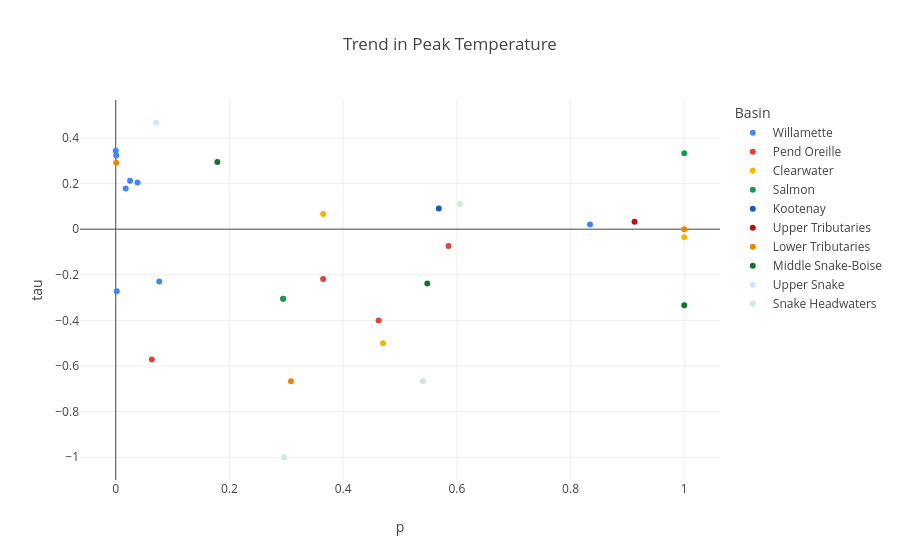
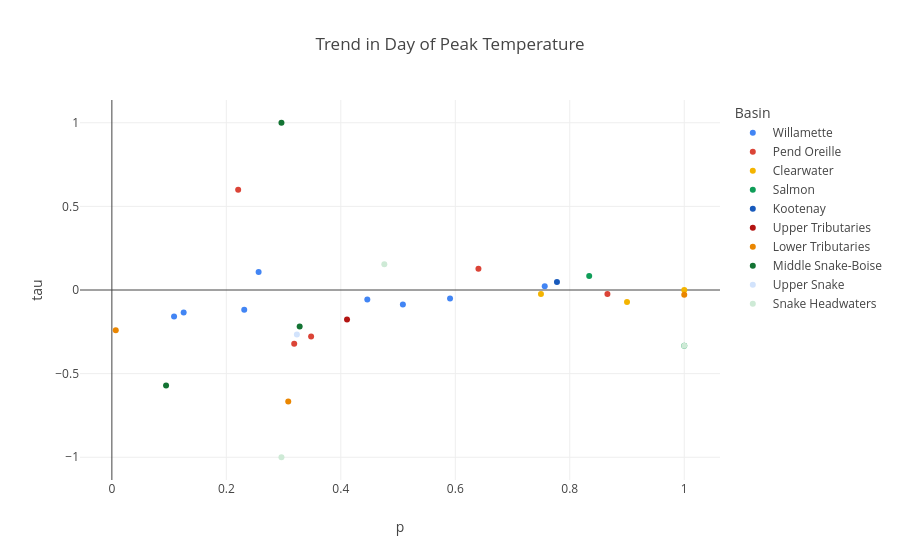
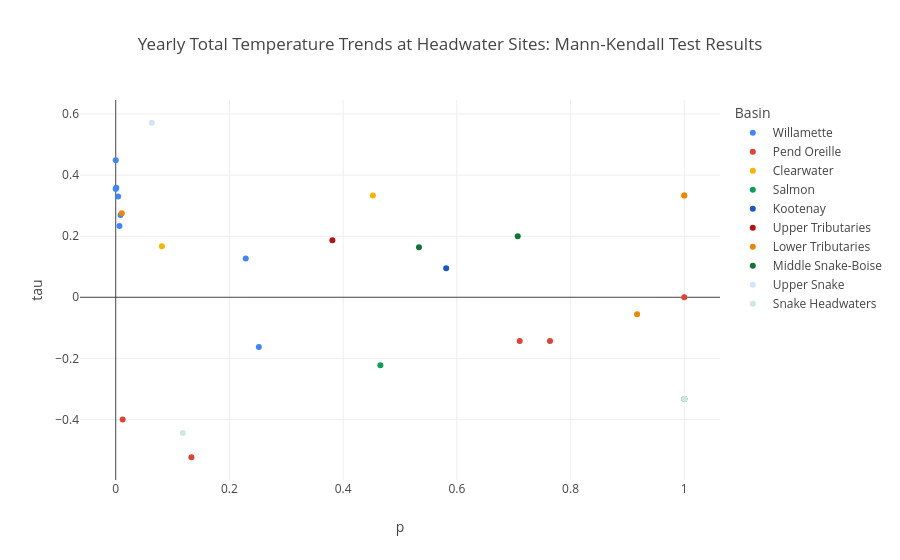
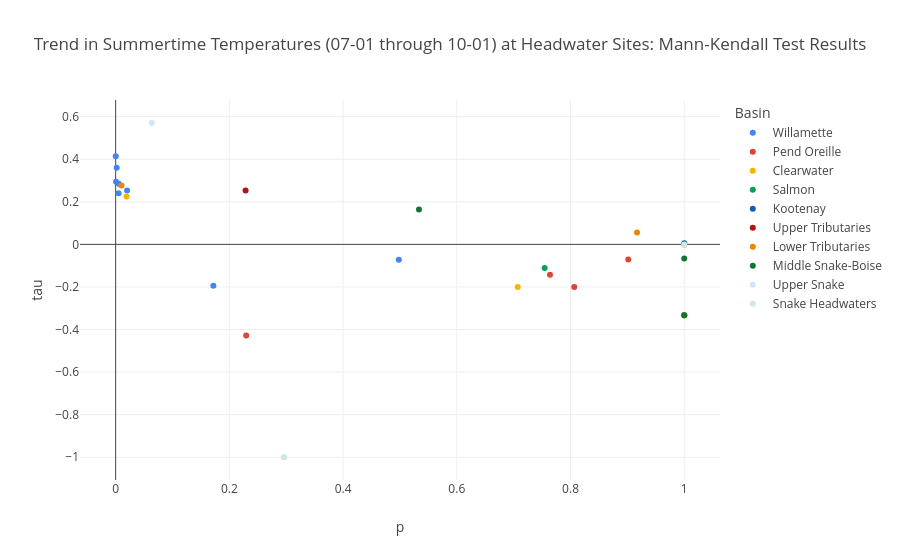

Notebook cell for these charts, in order:
### Code cell
import plotly.express as px
import plotly.graph_objects as go
from plotly.validators.scatter.marker import SymbolValidator
vals = SymbolValidator().values
import plotly.io as pio
# pio.templates.default = 'plotly_white'
pio.templates["google"] = go.layout.Template(
    layout_colorway=['#4285F4', '#DB4437', '#F4B400', '#0F9D58',
                     '#185ABC', '#B31412', '#EA8600', '#137333',
                     '#d2e3fc', '#ceead6']
)

# setting Google color palette as default
pio.templates.default = "google"


for result in [
    ('peakT', peakT), 
    ('PeakTDOY', peakTDOY), 
    ('totalT',totalT),
    ('summerT',summerT),
    ('winterT', winterT),
    ('fallT', fallT)
    ]:
    # kmeans = KMeans(n_clusters=4, init='random')
    # kmeans.fit(result[1][['p','tau']])
#     fig = px.scatter(result, 'p', 'tau', color=kmeans.labels_,
# #                      title=f'{result}',
#                      hover_data={'Cluster': kmeans.labels_, 'Site': result['sites'], 'Trend': result['trend']},
#                      labels={'color':'Cluster'})

    fig = go.Figure()
    
    
#     marker_styles = {
#     'increasing': {'color':'green', 'symbol':'triangle-up', 'size': 10},
#     'decreasing': {'color':'red', 'symbol':'triangle-down', 'size': 10},
#     'no trend': {'color':'blue', 'symbol':'circle', 'size': 5}
#     }
    
# #     for site in result[1]['sites'].unique():
# #         site_data = result[1][result[1]['sites']==site]
# #         fig.add_trace(
# #             go.Scatter(
# #                 y=site_data['tau'],
# #                 x=site_data['p'],
# #                 mode='markers',
# #                 name=site,
# #                 text = site_data
# #             )
# #         )
    
#     for trend in result[1]['trend'].unique():
#         trend_data = result[1][result[1]['trend']==trend]
#         fig.add_trace(
#             go.Scatter(
#                 y=trend_data['tau'],
#                 x=trend_data['p'],
#                 mode='markers',
#                 name=trend,
#                 marker=dict(
#                     color=marker_styles[trend]['color'],
#                     symbol=marker_styles[trend]['symbol'],
#                     size=marker_styles[trend]['size']),
#                 text = trend_data['sites'],
#                 hovertemplate='<b>Site:</b> %{text}<br><b>P-value:</b> %{x}<br><b>Tau:</b> %{y}'
                
                
#             )
#         )

    marker_styles = {
    'increasing': {'color':'green', 'symbol':'triangle-up', 'size': 10},
    'decreasing': {'color':'red', 'symbol':'triangle-down', 'size': 10},
    'no trend': {'color':'blue', 'symbol':'circle', 'size': 5}
    }


    # def Setshape (x):
    #     vals = SymbolValidator().values
    #     return vals[3*x]
    
    for basin in result[1]['basin'].unique():
        basin_data = result[1][(result[1]['basin']==basin)]
        # basin_data = result[1][result[1]['basin']==basin]
        # print(basin_data)
        # print(list(basin_data['trend'])[0])
        # print(marker_styles[basin_data['trend'][0]]['symbol'])
        fig.add_trace(
            go.Scatter(
                y=basin_data['tau'],
                x=basin_data['p'],
                mode='markers',
                name=basin,
                # symbol =list(map(Setshape, basin_data['trend'])),
                # marker=dict(
                    # symbol=basin_data['trend']
                    # color=marker_styles[trend]['color'],
                    # symbol=marker_styles[list(basin_data['trend'])[0]]['symbol'],
                    # size=marker_styles[trend]['size']
                # ),
                text = basin_data['sites'],
                # hover_data={'Basin': basin_data['basin'], 'Site': basin_data['sites'], 'Trend': basin_data['trend'],},
                hovertemplate='<b>Site:</b> %{text}<br><b>P-value:</b> %{x}<br><b>Tau:</b> %{y}<br><b>Trend:</b> %{trend}'
    
            )
        )

    # for basin in result[1]['basin'].unique():
    #     for trend in result[1]['trend'].unique():
    #         basin_data = result[1][(result[1]['trend']==trend) & (result[1]['basin']==basin)]
    #         # basin_data = result[1][result[1]['basin']==basin]
    #         # print(basin_data)
    #         # print(trend)
    #         # print(list(basin_data['trend'])[0])
    #         # print(marker_styles[basin_data['trend'][0]]['symbol'])
    #         fig.add_trace(
    #             go.Scatter(
    #                 y=basin_data['tau'],
    #                 x=basin_data['p'],
    #                 mode='markers',
    #                 name=basin,
    #                 marker=dict(
    #                     # symbol=basin_data['trend']
    #                     # color=marker_styles[trend]['color'],
    #                     # symbol=marker_styles[list(basin_data['trend'])[0]]['symbol'],
    #                     # size=marker_styles[trend]['size']
    #                 ),
    #                 text = basin_data['sites'] + 'Trend: ' + basin_data['trend'],
    #                 hovertemplate=f'<b>Site:</b> %{text}<br><b>P-value:</b> %{x}<br><b>Tau:</b> %{y}<br><b>Trend:</b> %{basin_data['trend']}'
        
    #             )
    #         )
    
    # for basin in result[1]['basin'].unique():
    #     basin_data = result[1][result[1]['basin']==basin]
    #     # print(basin_data['trend'])
    #     for _, row in basin_data.iterrows():
    #         # print(_)
    #         # print(row)
    #         fig.add_trace(
    #             go.Scatter(
    #                 y=basin_data['tau'],
    #                 x=basin_data['p'],
    #                 mode='markers',
    #                 name=row['basin'],
    #                 # marker=dict(
    #                     # symbol=basin_data['trend']
    #                     # color=marker_styles[trend]['color'],
    #                     # symbol=marker_styles[trend]['symbol'],
    #                 #     size=marker_styles[trend]['size']
    #                 # ),
    #                 text = row,
    #                 hovertemplate='<b>Site:</b> %{text}<br><b>P-value:</b> %{x}<br><b>Tau:</b> %{y}'
        
    #             )
    #     )
        
    if result[0]=='peakT':
        title= 'Trend in Peak Temperature'
    elif result[0]=='PeakTDOY':
        title= 'Trend in Day of Peak Temperature'
    elif result[0]=='totalT':
        title= 'Yearly Total Temperature Trends at Headwater Sites: Mann-Kendall Test Results'
    elif result[0]=='summerT':
        title='Trend in Summertime Temperatures (07-01 through 10-01) at Headwater Sites: Mann-Kendall Test Results'
    elif result[0]=='winterT':
        title='Trend in Wintertime Temperatures (01-01 through 4-01) at Headwater Sites: Mann-Kendall Test Results'
    elif result[0]=='fallT':
        title='Trend in Fall Temperatures (10-01 through 12-31) at Headwater Sites: Mann-Kendall Test Results'
       

    
    
    fig.update_layout(
        title=title,
        xaxis_title = 'p',
        yaxis_title = 'tau',
        legend_title = 'Basin',
        legend = dict(
            itemclick='toggle',
            itemdoubleclick = 'toggleothers'),
        # autosize=False,
        # width=1200,
        # height=400,
    )
    fig.show()
    
    # with open('HeadwaterSites_MK_Results.html', 'a') as f:
    #     f.write(fig.to_html(full_html=False, include_plotlyjs='cdn', default_width=1200, default_height=400))

### Figure 1 — Plotly figure (JSON) as saved in the notebook; plotly's stock layout.template omitted (floating-point values rounded to 4 significant figures)
{"data": [{"hovertemplate": "<b>Site:</b> %{text}<br><b>P-value:</b> %{x}<br><b>Tau:</b> %{y}<br><b>Trend:</b> %{trend}", "mode": "markers", "name": "Willamette", "text": ["So Fk Mckenzie River Abv Cougar Lake Nr Rainbow OR", "Lookout Creek Near Blue River, OR", "South Santiam River Below Cascadia, OR", "Quartzville Creak Near Cascadia, OR", "Blowout Creek Near Detroit, OR", "No Santiam R Blw Boulder Crk, Nr Detroit, OR", "Breitenbush R Abc French Cr Nr Detroit, OR", "South Fork Bull Run River Near Bull Run, OR"], "type": "scatter", "x": [0.001794, 0.02519, 0.0009352, 0.03842, 0.07664, 0.01745, 6.462e-07, 0.8342], "y": [-0.2718, 0.2119, 0.3233, 0.2049, -0.2299, 0.1786, 0.3443, 0.02027]}, {"hovertemplate": "<b>Site:</b> %{text}<br><b>P-value:</b> %{x}<br><b>Tau:</b> %{y}<br><b>Trend:</b> %{trend}", "mode": "markers", "name": "Pend Oreille", "text": ["Bitterroot River near Darby MT", "Clark Fork ab Little Blackfoot R nr Garrison MT", "Little Blackfoot River near Garrison MT", "Swan River near Bigfork, MT", "Blackfoot R ab Nevada Cr nr Helmville MT"], "type": "scatter", "x": [0.5854, 0.06349, 0.2945, 0.3648, 0.4624], "y": [-0.07389, -0.5714, -0.3056, -0.2182, -0.4]}, {"hovertemplate": "<b>Site:</b> %{text}<br><b>P-value:</b> %{x}<br><b>Tau:</b> %{y}<br><b>Trend:</b> %{trend}", "mode": "markers", "name": "Clearwater", "text": ["Nf Clearwater River Nr Canyon Ranger Station ID", "Lochsa River Nr Lowell ID", "Sf Clearwater River At Stites ID"], "type": "scatter", "x": [0.3649, 0.4701, 1], "y": [0.06639, -0.5, -0.03571]}, {"hovertemplate": "<b>Site:</b> %{text}<br><b>P-value:</b> %{x}<br><b>Tau:</b> %{y}<br><b>Trend:</b> %{trend}", "mode": "markers", "name": "Salmon", "text": ["Pahsimeroi River at Ellis ID", "Salmon River Nr Shoup ID"], "type": "scatter", "x": [1, 0.2945], "y": [0.3333, -0.3056]}, {"hovertemplate": "<b>Site:</b> %{text}<br><b>P-value:</b> %{x}<br><b>Tau:</b> %{y}<br><b>Trend:</b> %{trend}", "mode": "markers", "name": "Kootenay", "text": ["Fisher River near Libby, MT"], "type": "scatter", "x": [0.5682], "y": [0.09091]}, {"hovertemplate": "<b>Site:</b> %{text}<br><b>P-value:</b> %{x}<br><b>Tau:</b> %{y}<br><b>Trend:</b> %{trend}", "mode": "markers", "name": "Upper Tributaries", "text": ["Similkameen River Near Nighthawk, WA"], "type": "scatter", "x": [0.9126], "y": [0.03297]}, {"hovertemplate": "<b>Site:</b> %{text}<br><b>P-value:</b> %{x}<br><b>Tau:</b> %{y}<br><b>Trend:</b> %{trend}", "mode": "markers", "name": "Lower Tributaries", "text": ["John Day River At Mcdonald Ferry, OR", "Metolius River Near Grandview, OR", "Crooked River Blw Osborne Canyon, Nr Opal City, OR"], "type": "scatter", "x": [1, 0.0008671, 0.3082], "y": [0, 0.2915, -0.6667]}, {"hovertemplate": "<b>Site:</b> %{text}<br><b>P-value:</b> %{x}<br><b>Tau:</b> %{y}<br><b>Trend:</b> %{trend}", "mode": "markers", "name": "Middle Snake-Boise", "text": ["Boise River Nr Twin Springs, ID", "Sf Boise River Nr Featherville ID", "South Fork Payette River At Lowman, ID"], "type": "scatter", "x": [0.1787, 0.548, 1], "y": [0.2949, -0.2381, -0.3333]}, {"hovertemplate": "<b>Site:</b> %{text}<br><b>P-value:</b> %{x}<br><b>Tau:</b> %{y}<br><b>Trend:</b> %{trend}", "mode": "markers", "name": "Upper Snake", "text": ["Portneuf River At Topad ID"], "type": "scatter", "x": [0.07133], "y": [0.4667]}, {"hovertemplate": "<b>Site:</b> %{text}<br><b>P-value:</b> %{x}<br><b>Tau:</b> %{y}<br><b>Trend:</b> %{trend}", "mode": "markers", "name": "Snake Headwaters", "text": ["Salt River Above Reservoir, Near Etna, WY", "Buffalo Fork Ab Lava Creek Nr Moran WY", "Hoback River Near Jackson, WY"], "type": "scatter", "x": [0.6053, 0.5403, 0.2963], "y": [0.1099, -0.6667, -1]}], "layout": {"autosize": true, "legend": {"itemclick": "toggle", "itemdoubleclick": "toggleothers", "title": {"text": "Basin"}}, "title": {"text": "Trend in Peak Temperature"}, "xaxis": {"autorange": true, "range": [-0.06128, 1.061], "title": {"text": "p"}, "type": "linear"}, "yaxis": {"autorange": true, "range": [-1.121, 0.5877], "title": {"text": "tau"}, "type": "linear"}}}

### Figure 2 — Plotly figure (JSON) as saved in the notebook; plotly's stock layout.template omitted (floating-point values rounded to 4 significant figures)
{"data": [{"hovertemplate": "<b>Site:</b> %{text}<br><b>P-value:</b> %{x}<br><b>Tau:</b> %{y}<br><b>Trend:</b> %{trend}", "mode": "markers", "name": "Willamette", "text": ["So Fk Mckenzie River Abv Cougar Lake Nr Rainbow OR", "Lookout Creek Near Blue River, OR", "South Santiam River Below Cascadia, OR", "Quartzville Creak Near Cascadia, OR", "Blowout Creek Near Detroit, OR", "No Santiam R Blw Boulder Crk, Nr Detroit, OR", "Breitenbush R Abc French Cr Nr Detroit, OR", "South Fork Bull Run River Near Bull Run, OR"], "type": "scatter", "x": [0.1254, 0.5908, 0.2313, 0.1087, 0.5084, 0.4463, 0.7562, 0.2564], "y": [-0.1338, -0.05152, -0.1176, -0.159, -0.08736, -0.05751, 0.02171, 0.1069]}, {"hovertemplate": "<b>Site:</b> %{text}<br><b>P-value:</b> %{x}<br><b>Tau:</b> %{y}<br><b>Trend:</b> %{trend}", "mode": "markers", "name": "Pend Oreille", "text": ["Bitterroot River near Darby MT", "Clark Fork ab Little Blackfoot R nr Garrison MT", "Little Blackfoot River near Garrison MT", "Swan River near Bigfork, MT", "Blackfoot R ab Nevada Cr nr Helmville MT"], "type": "scatter", "x": [0.8658, 0.3186, 0.3481, 0.6404, 0.2207], "y": [-0.02463, -0.3214, -0.2778, 0.1273, 0.6]}, {"hovertemplate": "<b>Site:</b> %{text}<br><b>P-value:</b> %{x}<br><b>Tau:</b> %{y}<br><b>Trend:</b> %{trend}", "mode": "markers", "name": "Clearwater", "text": ["Nf Clearwater River Nr Canyon Ranger Station ID", "Lochsa River Nr Lowell ID", "Sf Clearwater River At Stites ID"], "type": "scatter", "x": [0.7497, 1, 0.9], "y": [-0.02381, 0, -0.07143]}, {"hovertemplate": "<b>Site:</b> %{text}<br><b>P-value:</b> %{x}<br><b>Tau:</b> %{y}<br><b>Trend:</b> %{trend}", "mode": "markers", "name": "Salmon", "text": ["Pahsimeroi River at Ellis ID", "Salmon River Nr Shoup ID"], "type": "scatter", "x": [1, 0.8339], "y": [-0.3333, 0.08333]}, {"hovertemplate": "<b>Site:</b> %{text}<br><b>P-value:</b> %{x}<br><b>Tau:</b> %{y}<br><b>Trend:</b> %{trend}", "mode": "markers", "name": "Kootenay", "text": ["Fisher River near Libby, MT"], "type": "scatter", "x": [0.7776], "y": [0.04762]}, {"hovertemplate": "<b>Site:</b> %{text}<br><b>P-value:</b> %{x}<br><b>Tau:</b> %{y}<br><b>Trend:</b> %{trend}", "mode": "markers", "name": "Upper Tributaries", "text": ["Similkameen River Near Nighthawk, WA"], "type": "scatter", "x": [0.4108], "y": [-0.1758]}, {"hovertemplate": "<b>Site:</b> %{text}<br><b>P-value:</b> %{x}<br><b>Tau:</b> %{y}<br><b>Trend:</b> %{trend}", "mode": "markers", "name": "Lower Tributaries", "text": ["John Day River At Mcdonald Ferry, OR", "Metolius River Near Grandview, OR", "Crooked River Blw Osborne Canyon, Nr Opal City, OR"], "type": "scatter", "x": [1, 0.006787, 0.3082], "y": [-0.02778, -0.2401, -0.6667]}, {"hovertemplate": "<b>Site:</b> %{text}<br><b>P-value:</b> %{x}<br><b>Tau:</b> %{y}<br><b>Trend:</b> %{trend}", "mode": "markers", "name": "Middle Snake-Boise", "text": ["Boise River Nr Twin Springs, ID", "Sf Boise River Nr Featherville ID", "South Fork Payette River At Lowman, ID"], "type": "scatter", "x": [0.3281, 0.09472, 0.2963], "y": [-0.2179, -0.5714, 1]}, {"hovertemplate": "<b>Site:</b> %{text}<br><b>P-value:</b> %{x}<br><b>Tau:</b> %{y}<br><b>Trend:</b> %{trend}", "mode": "markers", "name": "Upper Snake", "text": ["Portneuf River At Topad ID"], "type": "scatter", "x": [0.3232], "y": [-0.2667]}, {"hovertemplate": "<b>Site:</b> %{text}<br><b>P-value:</b> %{x}<br><b>Tau:</b> %{y}<br><b>Trend:</b> %{trend}", "mode": "markers", "name": "Snake Headwaters", "text": ["Salt River Above Reservoir, Near Etna, WY", "Buffalo Fork Ab Lava Creek Nr Moran WY", "Hoback River Near Jackson, WY"], "type": "scatter", "x": [0.476, 1, 0.2963], "y": [0.1538, -0.3333, -1]}], "layout": {"autosize": true, "legend": {"itemclick": "toggle", "itemdoubleclick": "toggleothers", "title": {"text": "Basin"}}, "title": {"text": "Trend in Day of Peak Temperature"}, "xaxis": {"autorange": true, "range": [-0.05408, 1.061], "title": {"text": "p"}, "type": "linear"}, "yaxis": {"autorange": true, "range": [-1.165, 1.165], "title": {"text": "tau"}, "type": "linear"}}}

### Figure 3 — Plotly figure (JSON) as saved in the notebook; plotly's stock layout.template omitted (floating-point values rounded to 4 significant figures)
{"data": [{"hovertemplate": "<b>Site:</b> %{text}<br><b>P-value:</b> %{x}<br><b>Tau:</b> %{y}<br><b>Trend:</b> %{trend}", "mode": "markers", "name": "Willamette", "text": ["So Fk Mckenzie River Abv Cougar Lake Nr Rainbow OR", "Lookout Creek Near Blue River, OR", "South Santiam River Below Cascadia, OR", "Quartzville Creak Near Cascadia, OR", "Blowout Creek Near Detroit, OR", "No Santiam R Blw Boulder Crk, Nr Detroit, OR", "Breitenbush R Abc French Cr Nr Detroit, OR", "South Fork Bull Run River Near Bull Run, OR"], "type": "scatter", "x": [0.2287, 0.00418, 3.754e-05, 0.0009985, 0.2517, 4.055e-05, 0.006584, 0.008485], "y": [0.1268, 0.3303, 0.4488, 0.3585, -0.1631, 0.3548, 0.2331, 0.2696]}, {"hovertemplate": "<b>Site:</b> %{text}<br><b>P-value:</b> %{x}<br><b>Tau:</b> %{y}<br><b>Trend:</b> %{trend}", "mode": "markers", "name": "Pend Oreille", "text": ["Bitterroot River near Darby MT", "Clark Fork ab Little Blackfoot R nr Garrison MT", "Little Blackfoot River near Garrison MT", "Swan River near Bigfork, MT", "Blackfoot R ab Nevada Cr nr Helmville MT"], "type": "scatter", "x": [0.0122, 0.7105, 0.1331, 0.7639, 1], "y": [-0.4, -0.1429, -0.5238, -0.1429, 0]}, {"hovertemplate": "<b>Site:</b> %{text}<br><b>P-value:</b> %{x}<br><b>Tau:</b> %{y}<br><b>Trend:</b> %{trend}", "mode": "markers", "name": "Clearwater", "text": ["Nf Clearwater River Nr Canyon Ranger Station ID", "Lochsa River Nr Lowell ID", "Sf Clearwater River At Stites ID"], "type": "scatter", "x": [0.08117, 1, 0.4524], "y": [0.1674, 0.3333, 0.3333]}, {"hovertemplate": "<b>Site:</b> %{text}<br><b>P-value:</b> %{x}<br><b>Tau:</b> %{y}<br><b>Trend:</b> %{trend}", "mode": "markers", "name": "Salmon", "text": ["Pahsimeroi River at Ellis ID", "Salmon River Nr Shoup ID"], "type": "scatter", "x": [1, 0.4655], "y": [-0.3333, -0.2222]}, {"hovertemplate": "<b>Site:</b> %{text}<br><b>P-value:</b> %{x}<br><b>Tau:</b> %{y}<br><b>Trend:</b> %{trend}", "mode": "markers", "name": "Kootenay", "text": ["Fisher River near Libby, MT"], "type": "scatter", "x": [0.5813], "y": [0.09474]}, {"hovertemplate": "<b>Site:</b> %{text}<br><b>P-value:</b> %{x}<br><b>Tau:</b> %{y}<br><b>Trend:</b> %{trend}", "mode": "markers", "name": "Upper Tributaries", "text": ["Similkameen River Near Nighthawk, WA"], "type": "scatter", "x": [0.3811], "y": [0.1868]}, {"hovertemplate": "<b>Site:</b> %{text}<br><b>P-value:</b> %{x}<br><b>Tau:</b> %{y}<br><b>Trend:</b> %{trend}", "mode": "markers", "name": "Lower Tributaries", "text": ["John Day River At Mcdonald Ferry, OR", "Metolius River Near Grandview, OR", "Crooked River Blw Osborne Canyon, Nr Opal City, OR"], "type": "scatter", "x": [0.917, 0.01054, 1], "y": [-0.05556, 0.2753, 0.3333]}, {"hovertemplate": "<b>Site:</b> %{text}<br><b>P-value:</b> %{x}<br><b>Tau:</b> %{y}<br><b>Trend:</b> %{trend}", "mode": "markers", "name": "Middle Snake-Boise", "text": ["Boise River Nr Twin Springs, ID", "Sf Boise River Nr Featherville ID", "South Fork Payette River At Lowman, ID"], "type": "scatter", "x": [0.5334, 0.7071, 1], "y": [0.1636, 0.2, -0.3333]}, {"hovertemplate": "<b>Site:</b> %{text}<br><b>P-value:</b> %{x}<br><b>Tau:</b> %{y}<br><b>Trend:</b> %{trend}", "mode": "markers", "name": "Upper Snake", "text": ["Portneuf River At Topad ID"], "type": "scatter", "x": [0.06349], "y": [0.5714]}, {"hovertemplate": "<b>Site:</b> %{text}<br><b>P-value:</b> %{x}<br><b>Tau:</b> %{y}<br><b>Trend:</b> %{trend}", "mode": "markers", "name": "Snake Headwaters", "text": ["Salt River Above Reservoir, Near Etna, WY", "Buffalo Fork Ab Lava Creek Nr Moran WY", "Hoback River Near Jackson, WY"], "type": "scatter", "x": [0.1179, 1, 1], "y": [-0.4444, -0.3333, -0.3333]}], "layout": {"autosize": true, "legend": {"itemclick": "toggle", "itemdoubleclick": "toggleothers", "title": {"text": "Basin"}}, "title": {"text": "Yearly Total Temperature Trends at Headwater Sites: Mann-Kendall Test Results"}, "xaxis": {"autorange": true, "range": [-0.06124, 1.061], "title": {"text": "p"}, "type": "linear"}, "yaxis": {"autorange": true, "range": [-0.6142, 0.6618], "title": {"text": "tau"}, "type": "linear"}}}

### Figure 4 — Plotly figure (JSON) as saved in the notebook; plotly's stock layout.template omitted (floating-point values rounded to 4 significant figures)
{"data": [{"hovertemplate": "<b>Site:</b> %{text}<br><b>P-value:</b> %{x}<br><b>Tau:</b> %{y}<br><b>Trend:</b> %{trend}", "mode": "markers", "name": "Willamette", "text": ["So Fk Mckenzie River Abv Cougar Lake Nr Rainbow OR", "Lookout Creek Near Blue River, OR", "South Santiam River Below Cascadia, OR", "Quartzville Creak Near Cascadia, OR", "Blowout Creek Near Detroit, OR", "No Santiam R Blw Boulder Crk, Nr Detroit, OR", "Breitenbush R Abc French Cr Nr Detroit, OR", "South Fork Bull Run River Near Bull Run, OR"], "type": "scatter", "x": [0.498, 0.001773, 0.0001403, 0.02007, 0.1718, 0.000663, 0.005137, 0.005375], "y": [-0.07188, 0.3604, 0.4146, 0.2537, -0.1938, 0.2944, 0.2401, 0.285]}, {"hovertemplate": "<b>Site:</b> %{text}<br><b>P-value:</b> %{x}<br><b>Tau:</b> %{y}<br><b>Trend:</b> %{trend}", "mode": "markers", "name": "Pend Oreille", "text": ["Bitterroot River near Darby MT", "Clark Fork ab Little Blackfoot R nr Garrison MT", "Little Blackfoot River near Garrison MT", "Swan River near Bigfork, MT", "Blackfoot R ab Nevada Cr nr Helmville MT"], "type": "scatter", "x": [1, 0.9015, 0.2296, 0.7639, 0.8065], "y": [0, -0.07143, -0.4286, -0.1429, -0.2]}, {"hovertemplate": "<b>Site:</b> %{text}<br><b>P-value:</b> %{x}<br><b>Tau:</b> %{y}<br><b>Trend:</b> %{trend}", "mode": "markers", "name": "Clearwater", "text": ["Nf Clearwater River Nr Canyon Ranger Station ID", "Lochsa River Nr Lowell ID", "Sf Clearwater River At Stites ID"], "type": "scatter", "x": [0.0191, 1, 0.7071], "y": [0.2247, -0.3333, -0.2]}, {"hovertemplate": "<b>Site:</b> %{text}<br><b>P-value:</b> %{x}<br><b>Tau:</b> %{y}<br><b>Trend:</b> %{trend}", "mode": "markers", "name": "Salmon", "text": ["Pahsimeroi River at Ellis ID", "Salmon River Nr Shoup ID"], "type": "scatter", "x": [1, 0.7545], "y": [-0.3333, -0.1111]}, {"hovertemplate": "<b>Site:</b> %{text}<br><b>P-value:</b> %{x}<br><b>Tau:</b> %{y}<br><b>Trend:</b> %{trend}", "mode": "markers", "name": "Kootenay", "text": ["Fisher River near Libby, MT"], "type": "scatter", "x": [1], "y": [0.005263]}, {"hovertemplate": "<b>Site:</b> %{text}<br><b>P-value:</b> %{x}<br><b>Tau:</b> %{y}<br><b>Trend:</b> %{trend}", "mode": "markers", "name": "Upper Tributaries", "text": ["Similkameen River Near Nighthawk, WA"], "type": "scatter", "x": [0.2284], "y": [0.2527]}, {"hovertemplate": "<b>Site:</b> %{text}<br><b>P-value:</b> %{x}<br><b>Tau:</b> %{y}<br><b>Trend:</b> %{trend}", "mode": "markers", "name": "Lower Tributaries", "text": ["John Day River At Mcdonald Ferry, OR", "Metolius River Near Grandview, OR", "Crooked River Blw Osborne Canyon, Nr Opal City, OR"], "type": "scatter", "x": [0.917, 0.01021, 1], "y": [0.05556, 0.2764, -0.3333]}, {"hovertemplate": "<b>Site:</b> %{text}<br><b>P-value:</b> %{x}<br><b>Tau:</b> %{y}<br><b>Trend:</b> %{trend}", "mode": "markers", "name": "Middle Snake-Boise", "text": ["Boise River Nr Twin Springs, ID", "Sf Boise River Nr Featherville ID", "South Fork Payette River At Lowman, ID"], "type": "scatter", "x": [0.5334, 1, 1], "y": [0.1636, -0.06667, -0.3333]}, {"hovertemplate": "<b>Site:</b> %{text}<br><b>P-value:</b> %{x}<br><b>Tau:</b> %{y}<br><b>Trend:</b> %{trend}", "mode": "markers", "name": "Upper Snake", "text": ["Portneuf River At Topad ID"], "type": "scatter", "x": [0.06349], "y": [0.5714]}, {"hovertemplate": "<b>Site:</b> %{text}<br><b>P-value:</b> %{x}<br><b>Tau:</b> %{y}<br><b>Trend:</b> %{trend}", "mode": "markers", "name": "Snake Headwaters", "text": ["Salt River Above Reservoir, Near Etna, WY", "Buffalo Fork Ab Lava Creek Nr Moran WY", "Hoback River Near Jackson, WY"], "type": "scatter", "x": [1, 0.2963, 0.2963], "y": [0, -1, -1]}], "layout": {"autosize": true, "legend": {"itemclick": "toggle", "itemdoubleclick": "toggleothers", "title": {"text": "Basin"}}, "title": {"text": "Trend in Summertime Temperatures (07-01 through 10-01) at Headwater Sites: Mann-Kendall Test Results"}, "xaxis": {"autorange": true, "range": [-0.06113, 1.061], "title": {"text": "p"}, "type": "linear"}, "yaxis": {"autorange": true, "range": [-1.13, 0.7011], "title": {"text": "tau"}, "type": "linear"}}}
